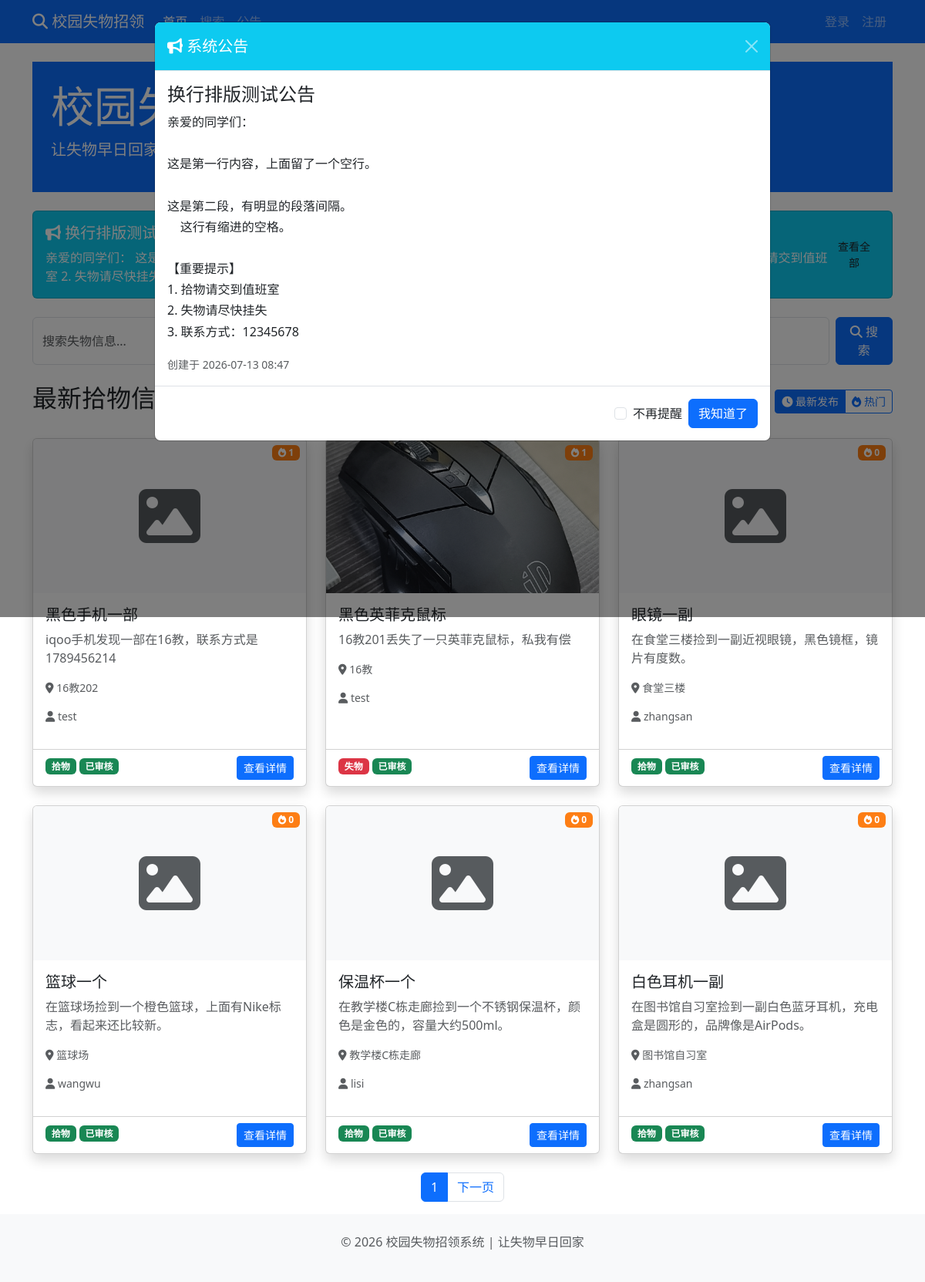
Before: / with the older database file.
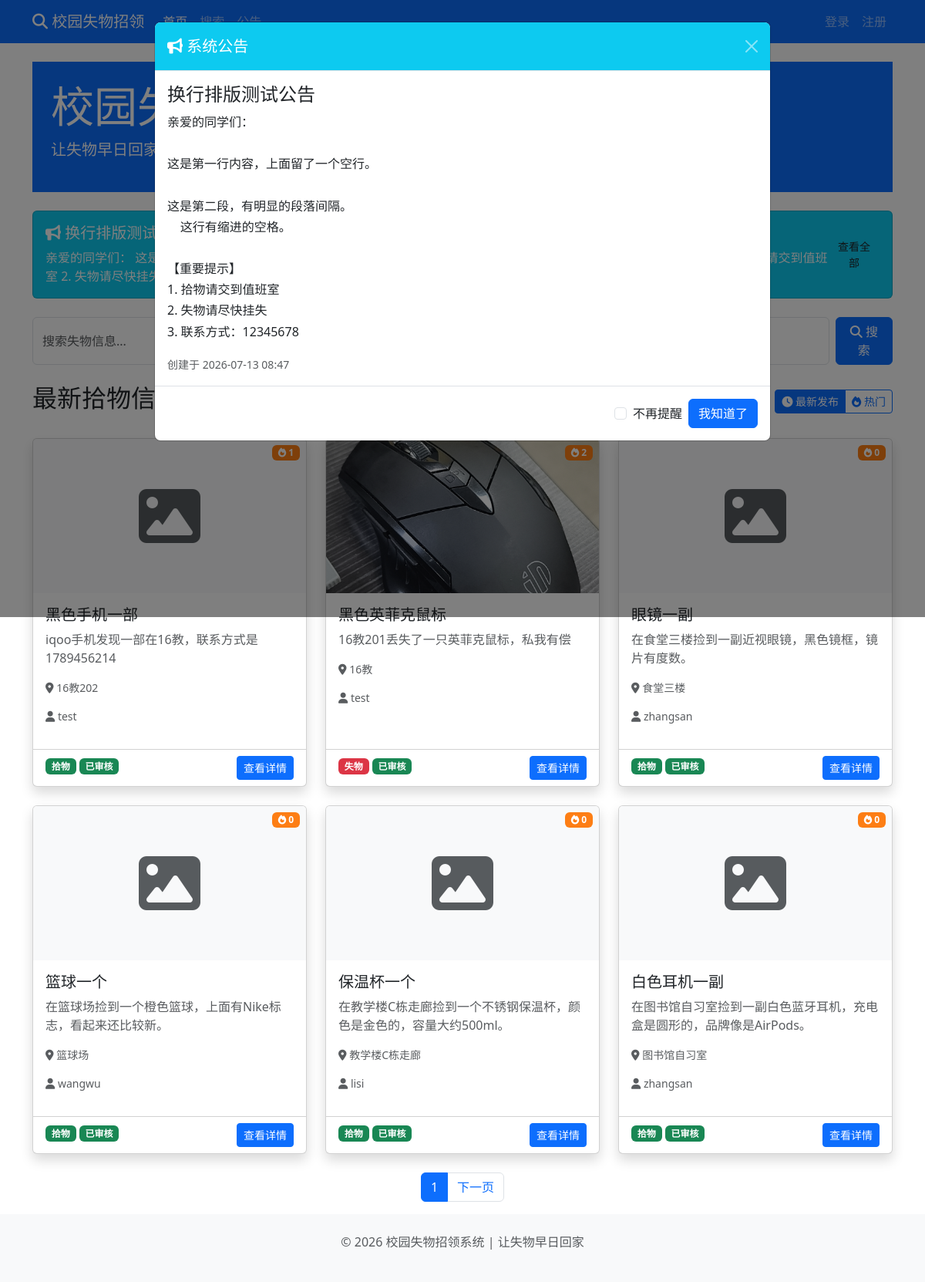
After: the same page with the newer database file.
### models.py (models this page shows, shortened)
class Notice(db.Model):
    id = db.Column(db.Integer, primary_key=True)
    title = db.Column(db.String(100), nullable=False)
    content = db.Column(db.Text, nullable=False)
    is_active = db.Column(db.Boolean, default=True)
    created_at = db.Column(db.DateTime, default=datetime.now)
    updated_at = db.Column(db.DateTime, default=datetime.now, onupdate=datetime.now)
    publish_at = db.Column(db.DateTime, nullable=True)
    created_by = db.Column(db.Integer, db.ForeignKey('user.id', ondelete='SET NULL'), nullable=True)
    creator = db.relationship('User', backref='published_notices')

class Post(db.Model):
    id = db.Column(db.Integer, primary_key=True)
    title = db.Column(db.String(100), nullable=False)
    description = db.Column(db.Text, nullable=False)
    pickup_time = db.Column(db.String(50), nullable=False)
    location = db.Column(db.String(100), nullable=False)
    place_location = db.Column(db.String(100), nullable=False)
    image = db.Column(db.String(200))
    author_id = db.Column(db.Integer, db.ForeignKey('user.id', ondelete='CASCADE'), nullable=False)
    post_type = db.Column(db.String(10), default='found')
    status = db.Column(db.String(20), default='pending')
    created_at = db.Column(db.DateTime, default=datetime.now)
    view_count = db.Column(db.Integer, default=0)
    author = db.relationship('User', backref=db.backref('posts', lazy=True))

class User(UserMixin, db.Model):
    id = db.Column(db.Integer, primary_key=True)
    username = db.Column(db.String(80), unique=True, nullable=False)
    password_hash = db.Column(db.String(120), nullable=False)
    role = db.Column(db.String(20), default='user')
    created_at = db.Column(db.DateTime, default=datetime.now)

### routes/main.py (the view)
@main_bp.route('/')
def index():
    page = request.args.get('page', 1, type=int)
    sort = request.args.get('sort', 'time', type=str)
    if sort == 'hot':
        posts = Post.query.filter_by(status='approved').order_by(Post.view_count.desc().nullslast(), Post.created_at.desc()).paginate(page=page, per_page=6)
    else:
        posts = Post.query.filter_by(status='approved').order_by(Post.created_at.desc()).paginate(page=page, per_page=6)
    total_posts = Post.query.filter_by(status='approved').count()
    total_users = User.query.count()
    is_admin = False
    if current_user.is_authenticated and current_user.role == 'admin':
        is_admin = True
    latest_notice = Notice.query.filter_by(is_active=True).order_by(Notice.created_at.desc()).first()
    thanks_title = None
    if request.args.get('thanks') == '1':
        tid = request.args.get('tid', type=int)
        if tid and current_user.is_authenticated:
            post = Post.query.get(tid)
            if post and post.author_id == current_user.id:
                thanks_title = post.title
    return render_template('index.html', posts=posts.items, page=page, total_pages=posts.pages,
                           total_posts=total_posts, total_users=total_users, sort=sort, is_admin=is_admin,
                           latest_notice=latest_notice, thanks_title=thanks_title)

### templates/index.html (shortened to what this page needs)
{% extends "base.html" %}
{% block content %}
<div class="mb-4">
    <div class="bg-primary text-white p-4 rounded-lg">
        <h1 class="display-4">校园失物招领</h1>
        <p class="lead">让失物早日回家，让善意传递温暖</p>
    </div>
</div>
{% if latest_notice %}
<div class="mb-4">
    <div class="card bg-info text-white">
        <div class="card-body">
            <div class="d-flex justify-content-between align-items-center">
                <div>
                    <h5><i class="fas fa-bullhorn"></i> {{ latest_notice.title }}</h5>
                    <p class="mb-0">{{ latest_notice.content[:100] }}{% if latest_notice.content|length > 100 %}...{% endif %}</p>
                </div>
                <a href="{{ url_for('notice.notices_page') }}" class="btn btn-white btn-sm">查看全部</a>
            </div>
        </div>
    </div>
</div>
{% endif %}
<div class="mb-4">
    <form class="d-flex" action="{{ url_for('main.search') }}" method="GET">
        <button class="btn btn-primary" type="submit">
            <i class="fas fa-search"></i> 搜索
        </button>
    </form>
</div>
<div class="mb-4">
    <div class="d-flex justify-content-between align-items-center">
        <h2>最新拾物信息</h2>
        <div class="btn-group">
            <a href="{{ url_for('main.index', page=1, sort='time') }}" class="btn btn-sm {% if sort == 'time' %}btn-primary{% else %}btn-outline-primary{% endif %}">
                <i class="fas fa-clock"></i> 最新发布
            </a>
            <a href="{{ url_for('main.index', page=1, sort='hot') }}" class="btn btn-sm {% if sort == 'hot' %}btn-primary{% else %}btn-outline-primary{% endif %}">
                <i class="fas fa-fire"></i> 热门
            </a>
        </div>
    </div>
</div>
<div class="row row-cols-1 row-cols-md-2 row-cols-lg-3 g-4">
    {% for post in posts %}
    <div class="col">
        <div class="card h-100 shadow">
            <span class="badge bg-orange text-white view-badge"><i class="fas fa-fire"></i> {{ post.view_count or 0 }}</span>
            {% if post.image %}
            <img src="{{ url_for('static', filename='images/' + post.image) }}" class="card-img-top" alt="物品图片" style="height: 200px; object-fit: cover;">
            {% else %}
            <div class="card-img-top bg-light d-flex align-items-center justify-content-center" style="height: 200px;">
                <i class="fas fa-image fa-5x text-muted"></i>
            </div>
            {% endif %}
            <div class="card-body">
                <h5 class="card-title">{{ post.title }}</h5>
                <p class="card-text text-muted">{{ post.description[:50] }}{% if post.description|length > 50 %}...{% endif %}</p>
                <div class="small text-muted">
                    <p><i class="fas fa-map-marker-alt"></i> {{ post.location }}</p>
                    <p><i class="fas fa-user"></i> {{ post.author.username }}</p>
                </div>
            </div>
            <div class="card-footer bg-transparent">
                <span class="badge bg-{{ 'success' if post.post_type == 'found' else 'danger' }}">
                    {{ '拾物' if post.post_type == 'found' else '失物' }}
                </span>
                <span class="badge bg-{{ 'success' if post.status == 'approved' else 'warning' }}">
                    {{ '已审核' if post.status == 'approved' else '待审核' }}
                </span>
                <a href="{{ url_for('post.post_detail', post_id=post.id) }}" class="btn btn-primary float-end btn-sm">
                    查看详情
                </a>
            </div>
        </div>
    </div>
    {% else %}
    <div class="col-12 text-center py-8">
        <i class="fas fa-inbox fa-5x text-muted mb-3"></i>
        <p class="text-muted">暂无拾物信息，快来发布第一条吧！</p>
    </div>
    {% endfor %}
</div>
{% if posts %}
<div class="mt-4">
    <nav aria-label="分页">
        <ul class="pagination justify-content-center">
            <li class="page-item active">
                <span class="page-link">{{ page }}</span>
            </li>
            {% if page < total_pages %}
            <li class="page-item">
                <a class="page-link" href="{{ url_for('main.index', page=page+1) }}">下一页</a>
            </li>
            {% endif %}
        </ul>
    </nav>
</div>
{% endif %}
{% endblock %}

### templates/base.html (shortened to what this page needs)
<!DOCTYPE html>
<html lang="zh-CN">
<head>
    <link href="https://cdn.jsdelivr.net/npm/bootstrap@5.3.0/dist/css/bootstrap.min.css" rel="stylesheet">
    <link href="https://cdnjs.cloudflare.com/ajax/libs/font-awesome/6.4.0/css/all.min.css" rel="stylesheet">
    <link rel="stylesheet" href="{{ url_for('static', filename='css/style.css') }}">
</head>
<body>
    <nav class="navbar navbar-expand-lg navbar-dark bg-primary">
        <div class="container">
            <a class="navbar-brand" href="{{ url_for('main.index') }}">
                <i class="fas fa-search"></i> 校园失物招领
            </a>
            <div class="collapse navbar-collapse" id="navbarNav">
                <ul class="navbar-nav me-auto">
                    <li class="nav-item">
                        <a class="nav-link {% if request.path == '/' %}active{% endif %}" href="{{ url_for('main.index') }}">首页</a>
                    </li>
                    <li class="nav-item">
                        <a class="nav-link" href="{{ url_for('main.search') }}">搜索</a>
                    </li>
                    <li class="nav-item">
                        <a class="nav-link" href="{{ url_for('notice.notices_page') }}">公告</a>
                    </li>
                </ul>
                <ul class="navbar-nav ms-auto">
                    {% if current_user.is_authenticated %}
                    <li class="nav-item me-2">
                        <a class="nav-link position-relative" href="{{ url_for('notification.notifications_page') }}" id="notificationBell">
                            <i class="fas fa-bell"></i>
                            <span class="position-absolute top-0 start-100 translate-middle badge rounded-pill bg-danger" id="notificationBadge" style="display: none;">
                                0
                            </span>
                        </a>
                    </li>
                    <li class="nav-item dropdown">
                        <a class="nav-link dropdown-toggle" href="#" role="button" data-bs-toggle="dropdown">
                            <i class="fas fa-user"></i> {{ current_user.username }}
                        </a>
                        <ul class="dropdown-menu">
                            {% if current_user.role == 'admin' %}
                            <li><a class="dropdown-item" href="{{ url_for('admin.admin_dashboard') }}">管理后台</a></li>
                            {% endif %}
                            <li><a class="dropdown-item" href="{{ url_for('post.my_posts') }}">我的发布</a></li>
                            <li><a class="dropdown-item" href="{{ url_for('comment.my_comments_page') }}"><i class="fas fa-comments me-2"></i>我的留言</a></li>
                            <li><a class="dropdown-item" href="{{ url_for('subscription.subscription_list') }}"><i class="fas fa-bell me-2"></i>关键词订阅</a></li>
                            <li><hr class="dropdown-divider"></li>
                            <li><a class="dropdown-item" href="{{ url_for('auth.logout') }}">退出登录</a></li>
                        </ul>
                    </li>
                    {% else %}
                    <li class="nav-item">
                        <a class="nav-link" href="{{ url_for('auth.login') }}">登录</a>
                    </li>
                    <li class="nav-item">
                        <a class="nav-link" href="{{ url_for('auth.register') }}">注册</a>
                    </li>
                    {% endif %}
                </ul>
            </div>
        </div>
    </nav>
    <main class="container mt-4">
        {% block content %}{% endblock %}
    </main>
    <footer class="bg-light py-4 mt-8">
        <div class="container text-center text-muted">
            <p>&copy; 2026 校园失物招领系统 | 让失物早日回家</p>
        </div>
    </footer>
    <div class="modal fade" id="noticeModal" tabindex="-1" aria-labelledby="noticeModalLabel" aria-hidden="true">
        <div class="modal-dialog modal-lg">
            <div class="modal-content">
                <div class="modal-header bg-info text-white">
                    <h5 class="modal-title" id="noticeModalLabel"><i class="fas fa-bullhorn"></i> 系统公告</h5>
                    <button type="button" class="btn-close btn-close-white" data-bs-dismiss="modal" aria-label="Close"></button>
                </div>
                <div class="modal-body">
                    <div id="noticeContent"></div>
                </div>
                <div class="modal-footer">
                    <div class="form-check">
                        <input class="form-check-input" type="checkbox" id="dontShowAgain">
                        <label class="form-check-label" for="dontShowAgain">不再提醒</label>
                    </div>
                    <button type="button" class="btn btn-primary" data-bs-dismiss="modal">我知道了</button>
                </div>
            </div>
        </div>
    </div>
</body>
</html>

### static/css/style.css (style rules this page uses)
body { min-height: 100vh; display: flex; flex-direction: column; }
main { flex: 1; }
.card { transition: transform 0.3s ease, box-shadow 0.3s ease; }
.card-img-top { object-fit: cover; transition: transform 0.3s ease; }
.btn { transition: opacity 0.2s; }
.view-badge { position: absolute; top: 8px; right: 8px; z-index: 2; }
.bg-orange { background-color: #fd7e14 !important; }
.card { position: relative; }

Changed rows visible on the page:
changed Post "黑色英菲克鼠标": view_count "1" → "2"
